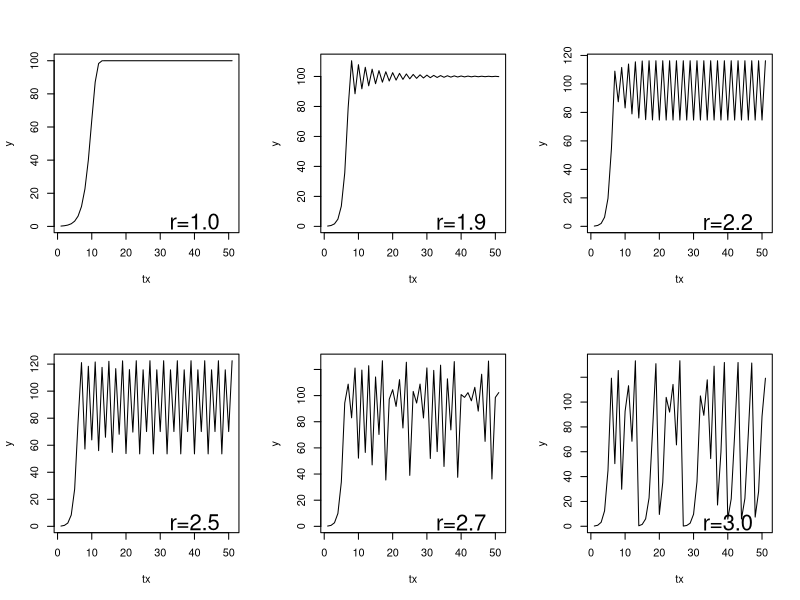

Reproduce this figure in R.

dlogistic<-function(K=100, rd=2,N0=5,t=50)
{alpha=1/K
  N<-c(N0,numeric(t))
  for(i in 1:t)N[i+1]<-{
    N[i]+rd*N[i]*(1-alpha*N[i])
  }
  return(N)
}

par(mfrow=c(2,3))
K=100
N0=.2
t=50
rd=1
tx=seq(1,t+1,1)
rd=1
y=dlogistic(K,rd,N0,t)
plot(tx,y,type="l")
text(40,3,"r=1.0",cex=2)
rd=1.9
y=dlogistic(K,rd,N0,t)
plot(tx,y,type="l")
text(40,3,"r=1.9",cex=2)
rd=2.2
y=dlogistic(K,rd,N0,t)
plot(tx,y,type="l")
text(40,3,"r=2.2",cex=2)
rd=2.5
y=dlogistic(K,rd,N0,t)
plot(tx,y,type="l")
text(40,3,"r=2.5",cex=2)
rd=2.7
y=dlogistic(K,rd,N0,t)
plot(tx,y,type="l")
text(40,3,"r=2.7",cex=2)
rd=3
y=dlogistic(K,rd,N0,t)
plot(tx,y,type="l")
text(40,3,"r=3.0",cex=2)
par(mfrow=c(1,1))
